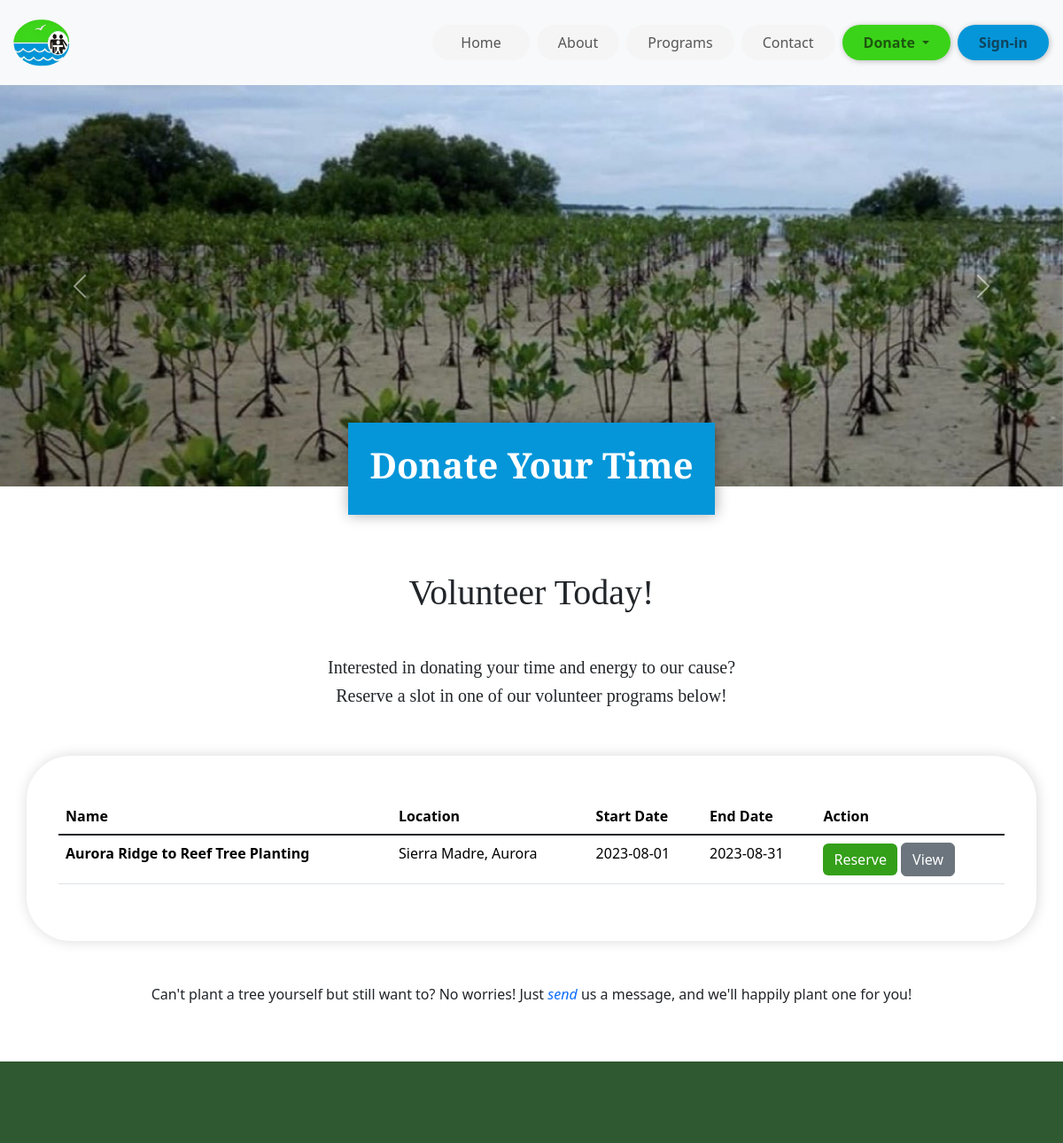
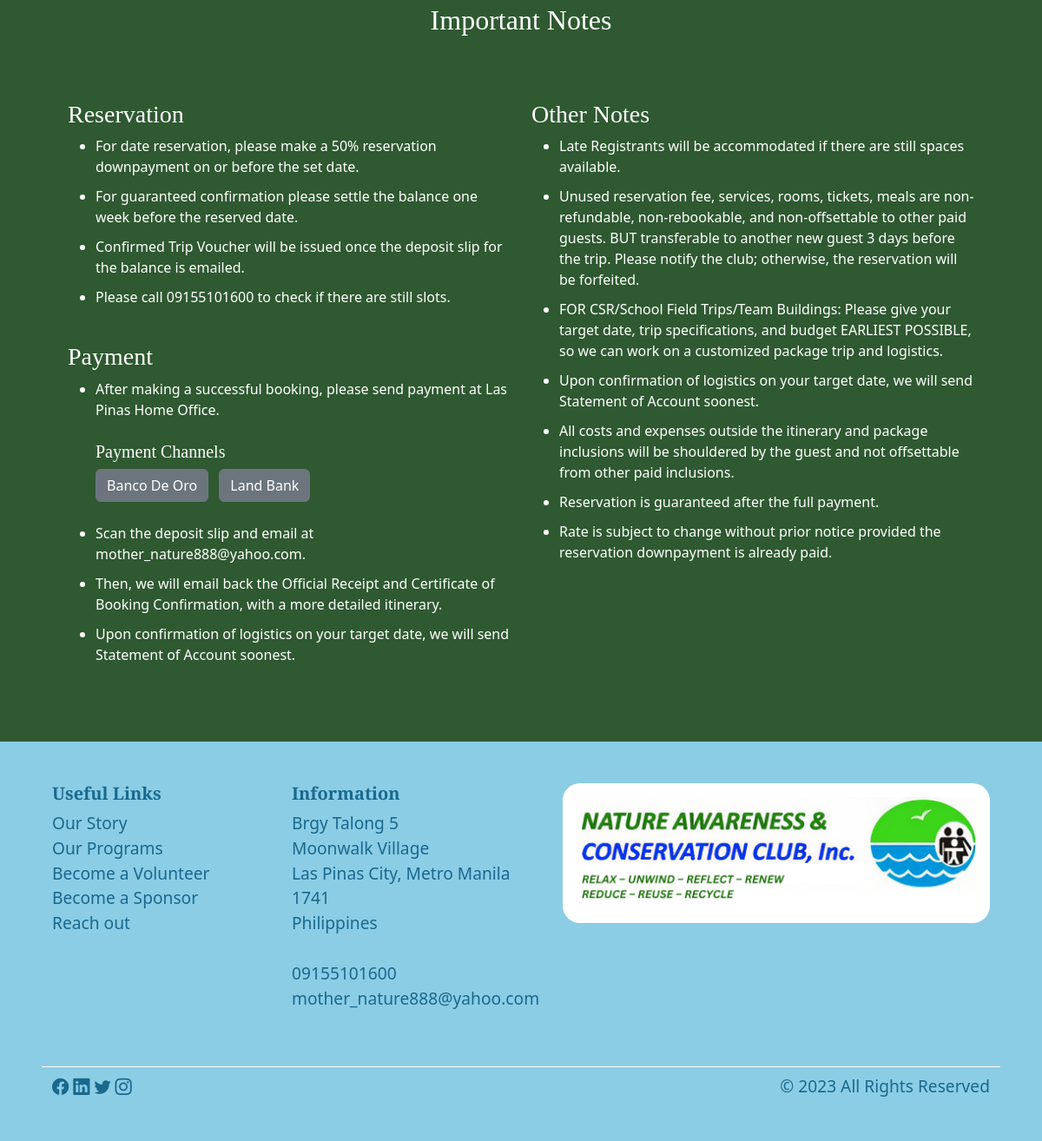
The page /donatetime.php on the database its author committed (2 pictures, top to bottom).
### tables this page shows
CREATE TABLE `program` (
  `id` int(11) NOT NULL,
  `name` varchar(50) NOT NULL,
  `location` varchar(50) NOT NULL,
  `description` text NOT NULL,
  `start_date` date NOT NULL,
  `end_date` date NOT NULL,
  `admin_id` int(11) NOT NULL
);

### donatetime.php (the view, shortened to what this page needs)
<?php
require_once "config.php";
$sql = "SELECT * FROM program";
$result = $conn->query($sql);
$num_rows = $result->num_rows;
?>
<!DOCTYPE html>
<html lang="en">
<head>
  <?php include('links.php') ?>
</head>
<body>
   <header>
    <?php include('header.php') ?>
  </header>
  <?php include('carousel.php') ?>
  <div class="container mb-5">
    <div class="row">
      <div class="col d-flex justify-content-center nacci-title-box">
        <div class="nacci-title p-4">
          <h1>Donate Your Time</h1>
        </div>
      </div>
    </div>
  </div>
  <div class="container mb-5">
    <div class="row mb-5">
      <div class="col d-flex flex-column align-items-center">
        <h1 class="mb-5">Volunteer Today!</h1>
        <h5>Interested in donating your time and energy to our cause?</h5>
        <h5>Reserve a slot in one of our volunteer programs below!</h5>
      </div>
    </div>
    <div class="row sr-table-wrapper px-4">
      <div class="col my-5 d-flex flex-column align-items-center">
        <table class="table" id="srTable">
          <thead class="">
            <tr>
              <th>Name</th>
              <th>Location</th>
              <th>Start Date</th>
              <th>End Date</th>
              <th>Action</th>
            </tr>
          </thead>
            <?php
              if ($num_rows > 0) {
            ?>
          <tbody class="table-group-divider">
            <?php
              while ($row = $result->fetch_assoc())
              {
                  $id = $row['id'];
                  echo '<tr>';
                  echo '<td><b>' . $row['name'] . '</b></td>';
                  echo '<td>' . $row['location'] . '</td>';
                  echo '<td>' . $row['start_date'] . '</td>';
                  echo '<td>' . $row['end_date'] . '</td>';
                  echo '<td>';
                  echo '<a href="signin.php"><button type="button" class="btn btn-primary">
                  Reserve</button></a>
                  <a href="viewprogram.php?id='.$id.'"><button type="button" class="btn btn-secondary">
                  View</button></a>';
                  echo '</td>';
                  echo '</tr>';
              }
            ?>
          </tbody>
            <?php
              } else {
                  echo '<tbody>';
                  echo '<tr>';
                  echo '<tr><td colspan="5" style="text-align: center;">No Details</td>';
                  echo '</tr>';
                  echo '</tbody>';
              }
            ?>
        </table>
      </div>
    </div>
    <div class="row my-5">
      <div class="col" style="text-align:center">
        <p>Can't plant a tree yourself but still want to? No worries! Just <a href="contact.php"><em>send</em></a> us a message, and we'll happily plant one for you!</p>
      </div>
    </div>
  </div>
  <div class="container-fluid notes">
    <div class="container mt-5 p-5">
      <div class="row mb-5">
        <div class="col mt-5 mb-3" style="text-align:center;">
          <h2>Important Notes</h2>
        </div>
      </div>
      <div class="row">
        <div class="col-md-6">
          <div class="row">
            <div class="col mb-4">
              <h3>Reservation</h3>
              <ul>
                <li>For date reservation, please make a 50% reservation downpayment on or before the set date.</li>
                <li>For guaranteed confirmation please settle the balance one week before the reserved date.</li>
                <li>Confirmed Trip Voucher will be issued once the deposit slip for the balance is emailed.</li>
                <li>Please call 09155101600 to check if there are still slots.</li>
              </ul>
            </div>
          </div>
          <div class="row">
            <div class="col mb-4">
            <h3>Payment</h3>
              <ul>
                <li>After making a successful booking, please send payment at Las Pinas Home Office.</li>
                <div class="payments my-4">
                  <h5>Payment Channels</h5>
                  <div class="payment-buttons">
                    <a href="donatetreasures.php"><button type="button" class="btn btn-secondary">Banco De Oro</button></a>
                    <a href="donatetreasures.php"><button type="button" class="btn btn-secondary ms-2">Land Bank</button></a>
                  </div>
                </div>
                <li>Scan the deposit slip and email at mother_nature888@yahoo.com.</li>
                <li>Then, we will email back the Official Receipt and Certificate of Booking Confirmation, with a more detailed itinerary.</li>
                <li>Upon confirmation of logistics on your target date, we will send Statement of Account soonest.</li>
              </ul>
            </div>
          </div>
        </div>
        <div class="col mb-4">
          <h3>Other Notes</h3>
          <ul>
            <li>Late Registrants will be accommodated if there are still spaces available.</li>
            <li>Unused reservation fee, services, rooms, tickets, meals are non-refundable, non-rebookable, and non-offsettable to other paid guests. BUT transferable to another new guest 3 days before the trip. Please notify the club; otherwise, the reservation will be forfeited.</li>
            <li>FOR CSR/School Field Trips/Team Buildings: Please give your target date, trip specifications, and budget EARLIEST POSSIBLE, so we can work on a customized package trip and logistics.</li>
            <li>Upon confirmation of logistics on your target date, we will send Statement of Account soonest.</li>
            <li>All costs and expenses outside the itinerary and package inclusions will be shouldered by the guest and not offsettable from other paid inclusions.</li>
            <li>Reservation is guaranteed after the full payment.</li>
            <li>Rate is subject to change without prior notice provided the reservation downpayment is already paid.</li>
          </ul>
        </div>
      </div>
    </div>
  </div>
  <?php include('footer.php') ?>
</body>
</html>

### links.php (shortened to what this page needs)
<link rel="stylesheet" href="styles/mygeneral.css">
<link rel="stylesheet" href="styles/home.css">
<link rel="stylesheet" href="styles/about.css">
<link rel="stylesheet" href="styles/programs.css">
<link rel="stylesheet" href="styles/contact.css">
<link rel="stylesheet" href="styles/donatetreasures.css">
<link rel="stylesheet" href="styles/donatetime.css">
<link href="https://cdn.jsdelivr.net/npm/bootstrap@5.3.1/dist/css/bootstrap.min.css" rel="stylesheet">
<link rel="stylesheet" href="https://cdn.jsdelivr.net/npm/bootstrap-icons@1.10.5/font/bootstrap-icons.css">

### header.php (shortened to what this page needs)
<nav class="navbar navbar-expand-lg bg-body-tertiary">
  <div class="container-fluid">
    <a class="navbar-brand" href="index.php"><img src="assets/logo.png" alt="NACCI Logo" height=70></a>
    <div class="collapse navbar-collapse" id="navbarContent">
      <ul class="navbar-nav ms-auto mb-2 mb-lg-0">
        <li class="nav-item px-4 mx-1">
          <a class="nav-link" aria-current="page" href="index.php">Home</a>
        </li>
        <li class="nav-item px-3 mx-1">
          <a class="nav-link" href="about.php">About</a>
        </li>
        <li class="nav-item px-3 mx-1">
          <a class="nav-link" href="programs.php">Programs</a>
        </li>
        <li class="nav-item px-3 mx-1">
          <a class="nav-link" href="contact.php">Contact</a>
        </li>
        <li class="nav-item dropdown px-3 mx-1">
          <a class="nav-link dropdown-toggle" href="#" role="button" data-bs-toggle="dropdown" aria-expanded="false">
            Donate
          </a>
        </li>
        <li class="nav-item px-3 mx-1" id="signin-btn">
          <a class="nav-link" href="signin.php" id="signin-btn-link">Sign-in</a>
        </li>
      </ul>
    </div>
  </div>
</nav>

### carousel.php (shortened to what this page needs)
<div id="homeCarousel" class="carousel slide mb-5" data-bs-ride="carousel">
  <div class="carousel-indicators">
  </div>
  <div class="carousel-inner">
    <div class="carousel-item active">
      <img src="assets/c1.jpg" class="d-block w-100" alt="...">
    </div>
  </div>
  <button class="carousel-control-prev" type="button" data-bs-target="#homeCarousel" data-bs-slide="prev">
    <span class="carousel-control-prev-icon" aria-hidden="true"></span>
  </button>
  <button class="carousel-control-next" type="button" data-bs-target="#homeCarousel" data-bs-slide="next">
    <span class="carousel-control-next-icon" aria-hidden="true"></span>
  </button>
</div>

### footer.php
<footer class="p-5">
    <div class="container">
      <div class="row footer-upper">
        <div class="col">
          <h5>Useful Links</h4>
            <ul>
              <li><a href="about.php">Our Story</a></li>
              <li><a href="programs.php">Our Programs</a></li>
              <li><a href="donatetime.php">Become a Volunteer</a></li>
              <li><a href="donatetreasures.php">Become a Sponsor</a></li>
              <li><a href="contact.php">Reach out</a></li>
            </ul>
        </div>
        <div class="col-md-3 col-sm-auto footer-info">
          <h5>Information</h4>
            <ul>
              <li>Brgy Talong 5</li>
              <li>Moonwalk Village</li>
              <li>Las Pinas City, Metro Manila 1741</li>
              <li>Philippines</li>
              <br />
              <li>09155101600</li>
              <li>mother_nature888@yahoo.com</li>
            </ul>
        </div>
        <div class="col-6 ps-5" id="footerImg">
          <div class="footer-logo-wrapper p-3">
            <img src="assets/logo_full_remake.png" alt="" width="100%">
          </div>
        </div>
      </div>
      <div class="row d-md-flex justify-content-between mt-5 footer-lower">
        <div class="col-md-6 pt-2">
          <a href="https://www.facebook.com/ResponsibleNatureAdventuresPhilippines"><i class="bi-facebook"></i></a>
          <a href="https://www.linkedin.com/in/violetaimperial/"><i class="bi-linkedin"></i></a>
          <a href="https://twitter.com/LigayaParadise"><i class="bi-twitter"></i></a>
          <a href="https://www.instagram.com/mothernature7878/"><i class="bi-instagram"></i></a>
        </div>
        <div class="col pt-2" id="footerCopyright">© 2023 All Rights Reserved</div>
      </div>
    </div>
  </footer>

### styles/mygeneral.css (style rules this page uses)
body { font-family: Montserrat, Arial, Helvetica, sans-serif; }
h1,h2,h3,h4,h5 { font-family: Merriweather, 'Times New Roman', Times, serif; }
.btn-primary { background-color: #349F19 !important; border: none !important; }
.nav-item { background-color: whitesmoke; border-radius: 20px; }
.dropdown-toggle { color: #1d570f !important; }
.dropdown, #signin-btn { background-color: #3BD319; font-weight: 700; box-shadow: 1px 1px 6px rgb(0, 0, 0, 0.25); }
#signin-btn-link { color: #10445c !important; }
#signin-btn { background-color: #0596D9; }
.navbar-collapse { text-align: center; }
footer { font-size: larger; background-color: #8BCDE5; color: #19698e; }
footer h5 { font-weight: bold; }
footer ul { padding-left: 0; list-style: none; }
footer a { color: #19698e !important; }
.footer-lower { border-top: 1px solid white; }
#footerCopyright { text-align: right; }
.footer-logo-wrapper { background-color: white; border-radius: 20px; }
.nacci-title { background-color: #0596D9; color: white; position:absolute; top: -120px; z-index: 100; box-shadow: 1px 0px 15px 0px rgba(0,0,0,0.33); -webkit-box-shadow: 1px 0px 15px 0px rgba(0,0,0,0.33); -moz-box-shadow: 1px 0px 15px 0px rgba(0,0,0,0.33); }
.nacci-title-box { position:relative; }
.nacci-title-box h1 { font-weight: bold; }

### styles/home.css (style rules this page uses)
a:link { text-decoration: none; }

### styles/donatetime.css (style rules this page uses)
.notes { background-color: #2f5931; color: white; }
.notes li { margin-bottom: 10px; }
.sr-table-wrapper { box-shadow: 1px 0px 15px 0px rgba(0,0,0,0.15); -webkit-box-shadow: 1px 0px 15px 0px rgba(0,0,0,0.15); -moz-box-shadow: 1px 0px 15px 0px rgba(0,0,0,0.15); border-radius: 50px; }

### rows shown on the page
program: name "Aurora Ridge to Reef Tree Planting", location "Sierra Madre, Aurora", start_date "2023-08-01", end_date "2023-08-31"
